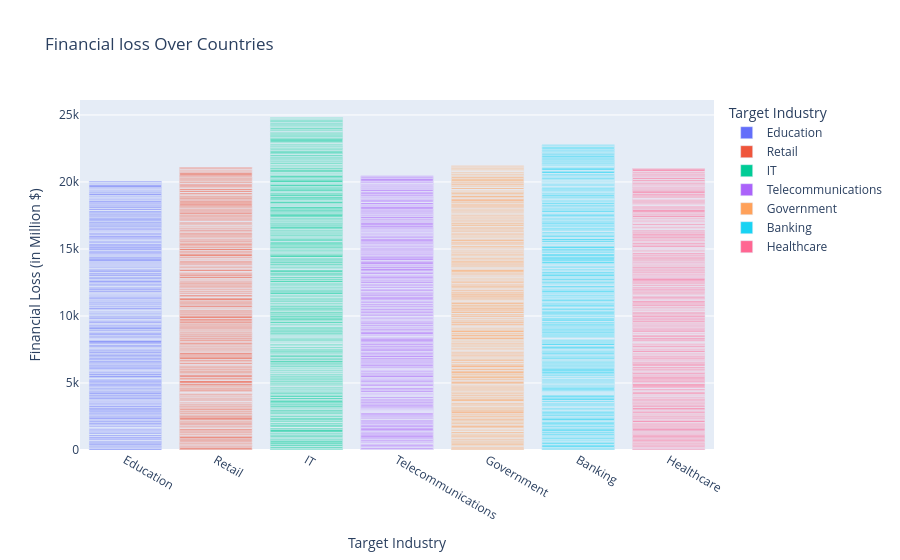

Notebook code for this chart:
### Markdown cell above
### After that compare Target industry with Financial Loss (in Million $)

### Code cell
fix=px.bar(df,x="Target Industry",y="Financial Loss (in Million $)",color="Target Industry",title=" Financial loss Over Countries")
fix.show()

### Figure 1 — Plotly figure (JSON) as saved in the notebook; plotly's stock layout.template omitted (floating-point values rounded to 4 significant figures; data arrays with more than 128 entries replaced by an {"elided": "..."} marker saying what was removed)
{"data": [{"hovertemplate": "Target Industry=%{x}<br>Financial Loss (in Million $)=%{y}<extra></extra>", "legendgroup": "Education", "marker": {"color": "#636efa", "pattern": {"shape": ""}}, "name": "Education", "orientation": "v", "showlegend": true, "textposition": "auto", "type": "bar", "x": {"elided": "419 str values"}, "xaxis": "x", "y": {"elided": "419 float values"}, "yaxis": "y"}, {"hovertemplate": "Target Industry=%{x}<br>Financial Loss (in Million $)=%{y}<extra></extra>", "legendgroup": "Retail", "marker": {"color": "#EF553B", "pattern": {"shape": ""}}, "name": "Retail", "orientation": "v", "showlegend": true, "textposition": "auto", "type": "bar", "x": {"elided": "423 str values"}, "xaxis": "x", "y": {"elided": "423 float values"}, "yaxis": "y"}, {"hovertemplate": "Target Industry=%{x}<br>Financial Loss (in Million $)=%{y}<extra></extra>", "legendgroup": "IT", "marker": {"color": "#00cc96", "pattern": {"shape": ""}}, "name": "IT", "orientation": "v", "showlegend": true, "textposition": "auto", "type": "bar", "x": {"elided": "478 str values"}, "xaxis": "x", "y": {"elided": "478 float values"}, "yaxis": "y"}, {"hovertemplate": "Target Industry=%{x}<br>Financial Loss (in Million $)=%{y}<extra></extra>", "legendgroup": "Telecommunications", "marker": {"color": "#ab63fa", "pattern": {"shape": ""}}, "name": "Telecommunications", "orientation": "v", "showlegend": true, "textposition": "auto", "type": "bar", "x": {"elided": "403 str values"}, "xaxis": "x", "y": {"elided": "403 float values"}, "yaxis": "y"}, {"hovertemplate": "Target Industry=%{x}<br>Financial Loss (in Million $)=%{y}<extra></extra>", "legendgroup": "Government", "marker": {"color": "#FFA15A", "pattern": {"shape": ""}}, "name": "Government", "orientation": "v", "showlegend": true, "textposition": "auto", "type": "bar", "x": {"elided": "403 str values"}, "xaxis": "x", "y": {"elided": "403 float values"}, "yaxis": "y"}, {"hovertemplate": "Target Industry=%{x}<br>Financial Loss (in Million $)=%{y}<extra></extra>", "legendgroup": "Banking", "marker": {"color": "#19d3f3", "pattern": {"shape": ""}}, "name": "Banking", "orientation": "v", "showlegend": true, "textposition": "auto", "type": "bar", "x": {"elided": "445 str values"}, "xaxis": "x", "y": {"elided": "445 float values"}, "yaxis": "y"}, {"hovertemplate": "Target Industry=%{x}<br>Financial Loss (in Million $)=%{y}<extra></extra>", "legendgroup": "Healthcare", "marker": {"color": "#FF6692", "pattern": {"shape": ""}}, "name": "Healthcare", "orientation": "v", "showlegend": true, "textposition": "auto", "type": "bar", "x": {"elided": "429 str values"}, "xaxis": "x", "y": {"elided": "429 float values"}, "yaxis": "y"}], "layout": {"barmode": "relative", "legend": {"title": {"text": "Target Industry"}, "tracegroupgap": 0}, "title": {"text": " Financial loss Over Countries"}, "xaxis": {"anchor": "y", "categoryarray": ["Education", "Retail", "IT", "Telecommunications", "Government", "Banking", "Healthcare"], "categoryorder": "array", "domain": [0, 1], "title": {"text": "Target Industry"}}, "yaxis": {"anchor": "x", "domain": [0, 1], "title": {"text": "Financial Loss (in Million $)"}}}}
